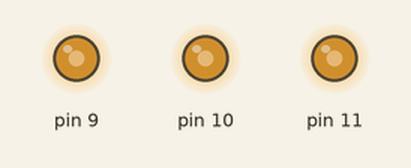
Recording of a sketch running on a simulated Arduino Uno, built with avr-gcc and run on an emulated ATmega328P. Parts: output pins drawn as LEDs (lit = HIGH).

Above: at 0.1 s.
Timing chart, 0 to 1.6 s (numbered marks = the images above):
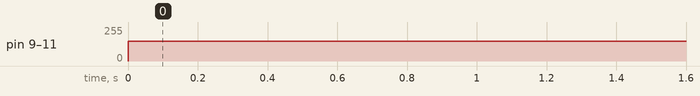

Measured:
- by itself, pin 9–11: 0/255 → 150/255 at 0.00 s

The sketch:

rgbtest.ino
```cpp
void setup(){
	pinMode(11,OUTPUT);
	pinMode(10,OUTPUT);
	pinMode(9,OUTPUT);
}


void loop(){
	analogWrite(11,150);
	analogWrite(10,150);
	analogWrite(9,150);


	delay(1000);
}
```
